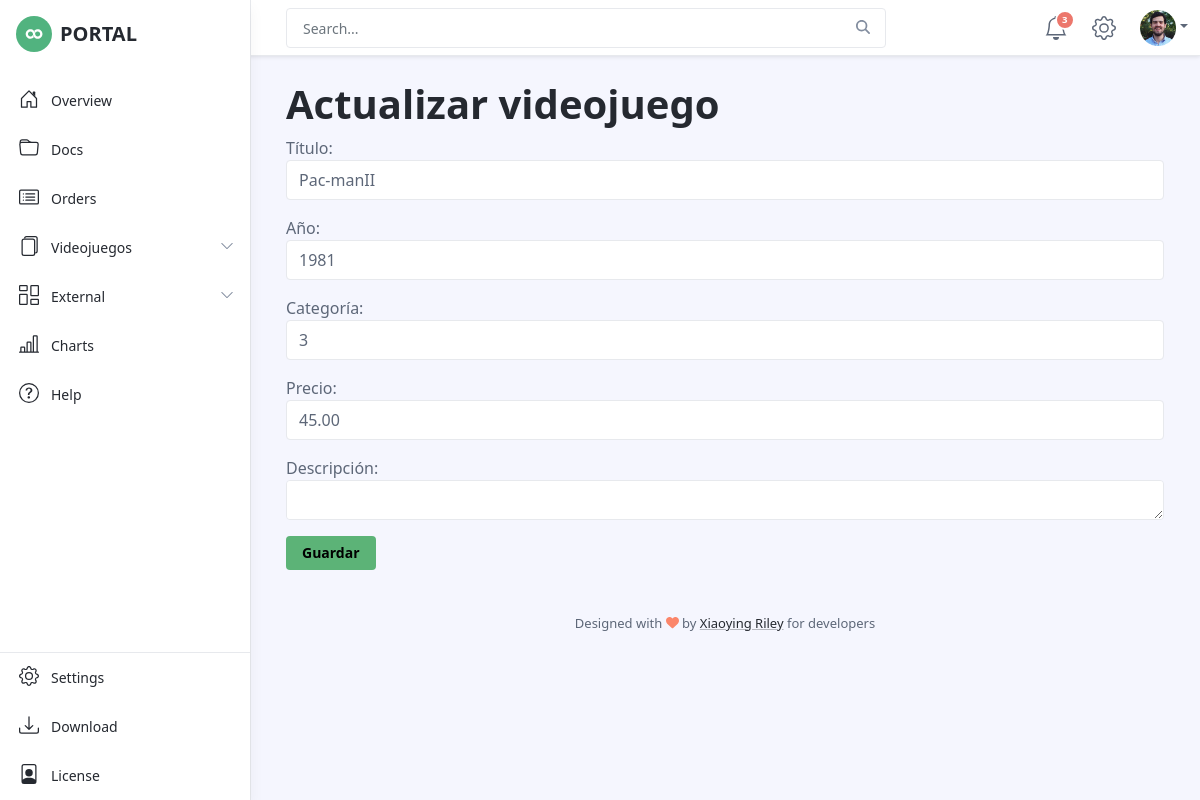
Screenshot of /videojuegos/editar/4 with the database file from the repository.
### videojuego/models.py (models this page shows, shortened)
class Videojuego(models.Model):
    titulo = models.CharField('Título', max_length=50, unique=True)
    anio = models.IntegerField('Año')
    categoria = models.ForeignKey("videojuego.Categoria", verbose_name='Categoría', on_delete=models.CASCADE)
    precio = models.DecimalField(max_digits=6, decimal_places=2)
    descripcion = models.CharField('Descripción', max_length=250, null=True, blank=True)

### videojuego/views.py (the view)
class VideojuegoActualizar(UpdateView):
    model = Videojuego
    form_class = VideojuegoForm
    extra_context = {'etiqueta': 'Actualizar', 'boton': 'Guardar'}
    success_url = reverse_lazy('videojuego:lista')

### videojuego/forms.py
class VideojuegoForm(forms.ModelForm):
    class Meta:
        model = Videojuego
        fields = '__all__'
        widgets = {
            'titulo':forms.TextInput(attrs={'class':'form-control', 'placeholder':'Nombre del videojuego','onFocus':'validar(this)'}),
            'anio':forms.NumberInput(attrs={'class':'form-control'}),
            'categoria':forms.TextInput(attrs={'class':'form-control'}),
            'precio':forms.TextInput(attrs={'class':'form-control'}),
            'descripcion':forms.Textarea(attrs={'class':'form-control'}),
        }

### videojuego/templates/videojuego/videojuego_form.html (shortened to what this page needs)
{% extends 'base2.html' %}
{% block contenido %}
    <h1>{{etiqueta}} videojuego</h1>
    <form method="post">
        {{form.as_p}}
        <button type="submit" class="btn btn-success">{{boton}}</button>
    </form>
{% endblock contenido %}

### rows the page displays
Videojuego: titulo "Pac-manII", anio "1981", categoria "3", precio "45.00"

### other values shown
{{ etiqueta }} "Actualizar"
{{ boton }} "Guardar"
